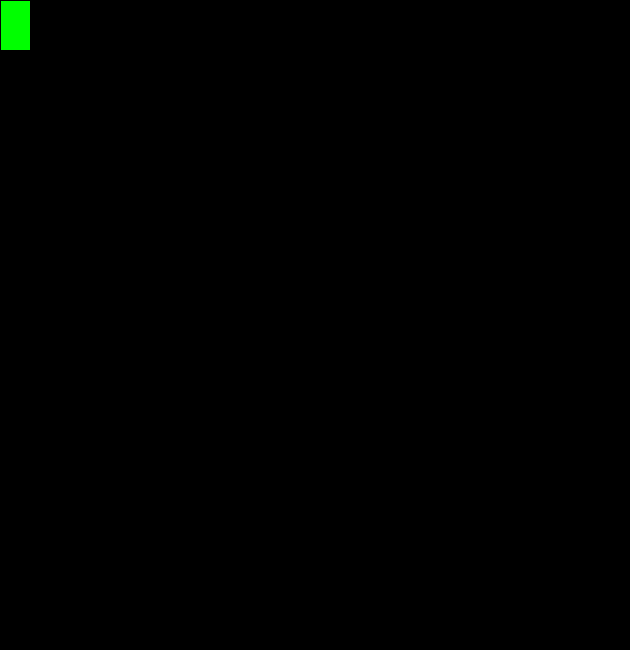
Frame 1 (no input)
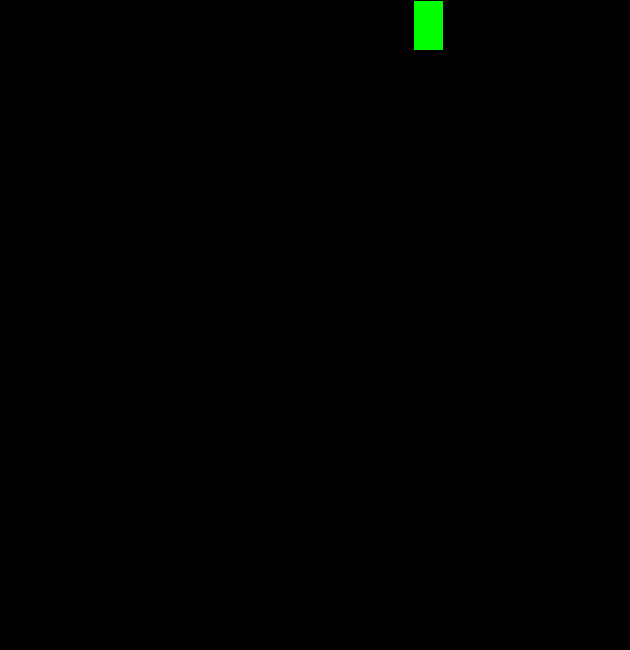
Frame 60 (the mouse pressed at the canvas centre just before this capture)
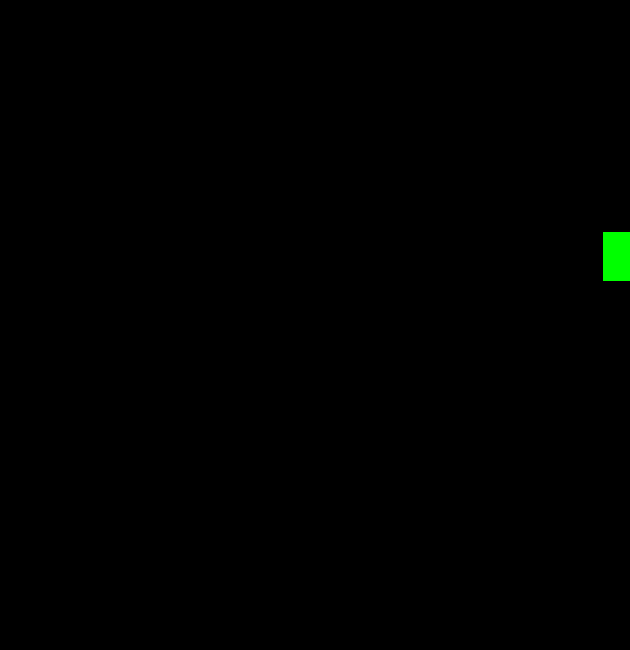
Frame 120 (the mouse held since frame 60 and released just before this capture)

The Processing sketch that drew these frames (run headless with seeded random() and noise(); from frame 60 on, the mouse is pressed at the canvas centre):

// Processing sketch: HW1a
// ── HW1a.pde
int x = 0,y = 0, dx = 0, dy = 0;

void setup(){
  size(630, 650); 
}

void draw(){
  background(0);
  fill(0, 255, 0);
  rect(x, y, 30, 50);
  
  /*start from the top-left*/
  if(y <= 0 && x <= 0){
    dx = 7;
    dy = 0;
  }
  
  /*arrive at the top-right*/
  else if(y <= 0 && x >= 600){
    dx = 0;
    dy = 7;
  }
  
  /*arrive at the bottom-right*/
  else if(y >= 600 && x >= 600){
    dx = -7;
    dy = 0;
  }
  
  /*arrive at the bottom-left*/
  else if(y >= 600 && x <= 0){
    dx = 0;
    dy = -7;
  }
 
  else ;  
  x += dx;
  y += dy;
}
